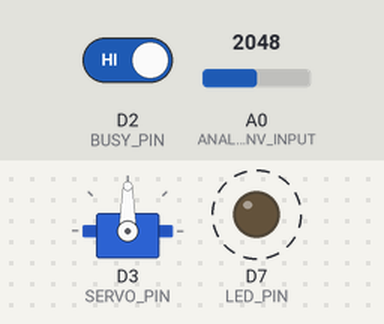
A sketch run on a simulated Particle Photon. Parts: servo, output pins drawn as LEDs (lit = HIGH). Dashed ring = blinking. The inputs (shaded band) are chosen by the test bench; at power-on: D2 (BUSY_PIN) HIGH, A0 (ANALOG_ENV_INPUT) = 2048. The audio player accepts every command and is not drawn.

Above: at 2.78 s.
2.8 s: D2 (BUSY_PIN) driven LOW
At 3.04 s:
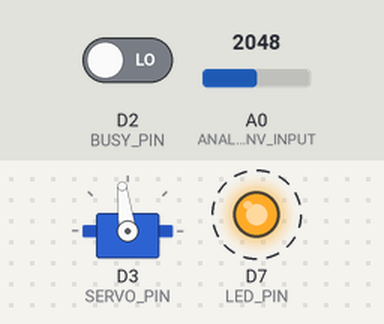
5.8 s: A0 (ANALOG_ENV_INPUT) set to 2866
At 6.01 s:
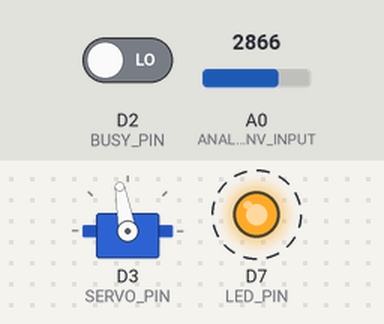
8.8 s: D2 (BUSY_PIN) driven HIGH
At 8.98 s:
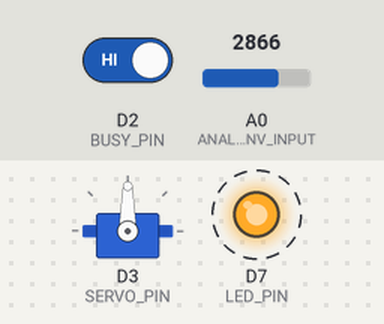
Timing chart, 0 to 17.8 s (numbered marks = the images above; inputs shaded):
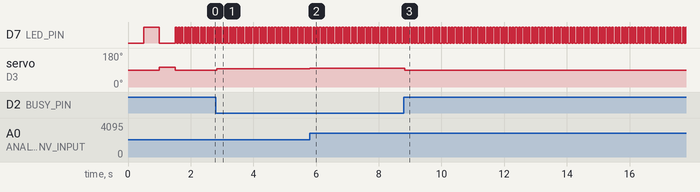

Measured:
- after the input at 2.8 s, servo on D3 (SERVO_PIN): 90° → 97° at once
- after the input at 5.8 s, servo on D3 (SERVO_PIN): 97° → 100° at once
- after the input at 8.8 s, servo on D3 (SERVO_PIN): 100° → 90° at once
- by itself, D7 (LED_PIN): alternates HIGH for 0.05 s and LOW for 0.05 s

The sketch:

SoundMouthIntegrationTest.ino
```cpp
// (licence header left out)
#include <DFRobotDFPlayerMini.h>
#include <math.h>

// create an instance of the mini MP3 player
DFRobotDFPlayerMini miniMP3Player;

// create an instance of the servo
Servo mouthServo;

// define Photon pins
const int BUSY_PIN = D2;
const int SERVO_PIN = D3;
const int LED_PIN = D7;
const int ANALOG_ENV_INPUT = A0;

// defined constants
const unsigned long SAMPLE_INTERVAL = 10; // 10 ms analog input sampling interval
const int MOUTH_CLOSED = 90;  // servo position for the mouth closed
const int MOUTH_OPENED = 105; // servo position for the wide open mouth

// define global variables for the audio envelope data
int maxValue = 4095; // the highest expected analog input value - for servo mapping
int minValue = 0; // the lowest expected analog input value - for servo mapping
int numSamples = 5; // the number of analog input samples to average for a servo command
int nlProcess = 0;  // 0 for skip non linear processing, 1 for sqrt processing, more later...

// cloud variables to report statistics
int maxFound = 0; // the maximum analog value found in the data set
int minFound = 4095; // the minimum analog value found in the data set


void setup() {
  // set up Photon pins
  pinMode(BUSY_PIN, INPUT);
  pinMode(LED_PIN, OUTPUT);

  // register Particle Cloud functions and variables
  Particle.function("clip number", clipNum);
  Particle.function("volume", clipVolume);
  Particle.function("number of samples", samples);
  Particle.function("non-linear processing type", nlp);
  Particle.function("analog input max", analogMax);
  Particle.function("analog input min", analogMin);
  Particle.variable("max envelope value", maxFound);
  Particle.variable("min envelope value", minFound);

  // set up the mini MP3 player
  Serial1.begin(9600);
  miniMP3Player.begin(Serial1);

  // set up the mouth servo
  mouthServo.attach(SERVO_PIN);

  // blink and turn on the D7 LED on to indicate that the device is ready
  digitalWrite(LED_PIN, HIGH);
  mouthServo.write(MOUTH_CLOSED);
  delay(500);
  digitalWrite(LED_PIN, LOW);
  mouthServo.write(MOUTH_OPENED);
  delay(500);
  digitalWrite(LED_PIN, HIGH);
  mouthServo.write(MOUTH_CLOSED);

}


void loop() {
  static unsigned long lastSampleTime = millis();
  static unsigned int averagedData = 0;
  static unsigned int numberAveragedPoints = 0;
  static bool toggle = false;
  int servoCommand;

  // read a sample every 10 ms (non-blocking)
  if( (millis() - lastSampleTime) >= SAMPLE_INTERVAL) {
    // average the samples
    averagedData += analogRead(ANALOG_ENV_INPUT); // read in analog data and add
    numberAveragedPoints++; // keep track of how many points are added
    if(numberAveragedPoints >= numSamples) {  // number samples to average reached
      averagedData = averagedData / numSamples; // average the sum
      // non-linearly scale the averaged data
      if(nlProcess == 1) {
        averagedData = nlScale(averagedData);
      }
      // command the servo
      servoCommand = map(averagedData, minValue, maxValue, MOUTH_CLOSED, MOUTH_OPENED);
      // constrain the servo so it doesn't peg at 0 or 180 degrees.
      servoCommand = constrain(servoCommand, 5, 175);
      // send data to servo only if clip is playing, else close the mouth
      if(digitalRead(BUSY_PIN) == LOW) {
        mouthServo.write(servoCommand);
      } else {
        mouthServo.write(MOUTH_CLOSED);
      }

      // set max and min values found
      if(averagedData > maxFound) {
        maxFound = averagedData;
      } else if (averagedData < minFound) {
        minFound = averagedData;
      }

      averagedData = 0; // reset for the next average
      numberAveragedPoints = 0; // reset the average count

      // toggle the D7 LED so that it will pulse at 1/2 averaged sample time
      //    this will normally be too fast to see on the LED, but good pin to scope
      if(toggle == false) {
        digitalWrite(LED_PIN, LOW);
        toggle = true;
      } else {
        digitalWrite(LED_PIN, HIGH);
        toggle = false;
      }
    }

    lastSampleTime = millis();  // reset the sample timer
  }


} // end of loop()

// cloud function to set the clip number and play the clip
int clipNum(String playClip) {
  int clip;
  clip = playClip.toInt();
  if (clip < 0) {
    clip = 0;
  }
  // reset the max and min values found for a new clip
  maxFound = 0;
  minFound = 4095;
  // play the clip
  miniMP3Player.play(clip);
  return clip;
} // end of clipNum()

// cloud function to set the playback volume
int clipVolume(String volume) {
  int vol;
  vol = volume.toInt();
  if(vol > 30) {
    vol = 30;
  } else if(vol < 0) {
    vol = 0;
  }
  miniMP3Player.volume(vol);
  return vol;
} // end of clipVolume

// cloud function to set the number of samples to average
int samples(String numberSamples) {
  numSamples = numberSamples.toInt();
  // make sure that the number is positive and non-zero
  if(numSamples < 1) {
    numSamples = 1;
  }
  return numSamples;
} // end of samples()

// cloud function to set the global maxValue
int analogMax(String theMax) {
  maxValue = theMax.toInt();
  if (maxValue > 4095) {
    maxValue = 4095;
  }
  return maxValue;
} // end of analogMax()

// cloud function to set the global minValue
int analogMin(String theMin) {
  minValue = theMin.toInt();
  if (minValue < 0) {
    minValue = 0;
  }
  return minValue;
} // end of analogMax()

// function to non-linearly scale the averaged data values
//  to better represent mouth movements
unsigned int nlScale(unsigned int dataToScale) {
  float data = (float)dataToScale;
  float max = (float)maxValue;
  double scaled = sqrt(data/max);
  return (unsigned int)(scaled * dataToScale);
} // end of nlScale

//  cloud function to select the type of non-linear processing of envelope
//    data. 0 = no non-linear processing; 1 = sqrt processing, more
//    types to be added later
int nlp(String processType) {
  nlProcess = processType.toInt();
  return nlProcess;
} // end of nlp()
```
